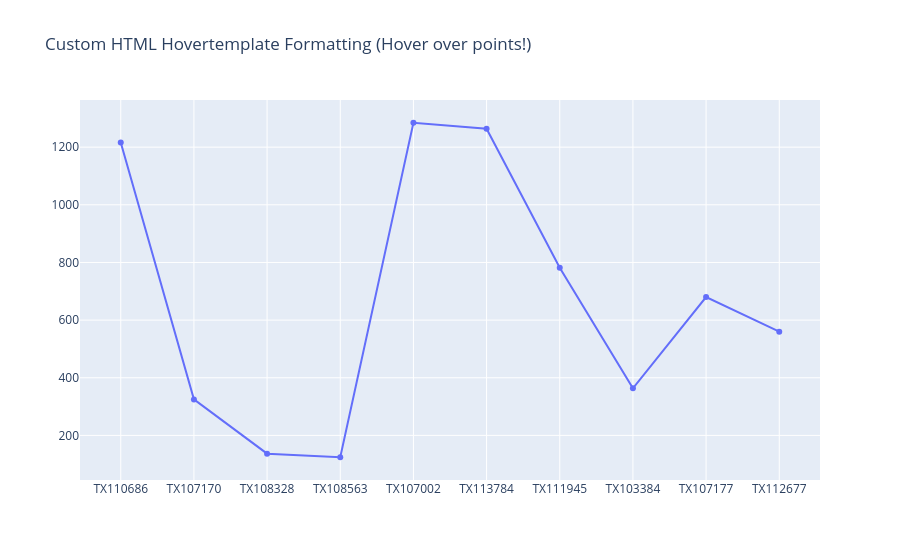

Notebook cell for this chart:
### Markdown cell above
### 🔹 🔹 Custom HTML Hover Popups: `hovertemplate`
Demonstrates how to use `🔹 Custom HTML Hover Popups: `hovertemplate`` in Python. It provides a robust, standardized way to process, clean, and analyze datasets reliably and efficiently. **Tip:** Test operations on a small sample of your dataset first (`df.head()` or `[:5]`) before running across all rows.

**Syntax:** `custom_trace = go.Scatter(`

### Code cell
custom_trace = go.Scatter(
    x=df['transaction_id'].head(10), 
    y=df['transaction_amount'].head(10), 
    mode='markers+lines', 
    hovertemplate='<b>Transaction ID:</b> %{x}<br><b>Spend:</b> $%{y:,.2f}<extra></extra>'
)

fig = go.Figure(data=[custom_trace], layout=go.Layout(title='Custom HTML Hovertemplate Formatting (Hover over points!)'))
fig.show()

### Figure 1 — Plotly figure (JSON) as saved in the notebook; plotly's stock layout.template omitted (floating-point values rounded to 4 significant figures)
{"data": [{"hovertemplate": "<b>Transaction ID:</b> %{x}<br><b>Spend:</b> $%{y:,.2f}<extra></extra>", "mode": "markers+lines", "type": "scatter", "x": ["TX110686", "TX107170", "TX108328", "TX108563", "TX107002", "TX113784", "TX111945", "TX103384", "TX107177", "TX112677"], "y": [1216.0, 325.0, 136.7, 124.2, 1285.0, 1264.0, 781.6, 363.5, 679.9, 559.9]}], "layout": {"title": {"text": "Custom HTML Hovertemplate Formatting (Hover over points!)"}}}
